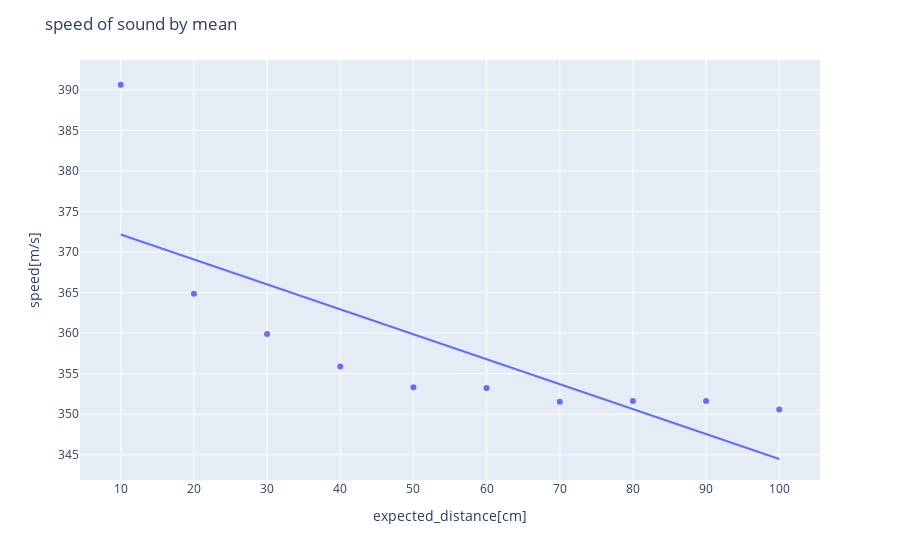

This figure's notebook cell:
### Code cell
#speed of sound by mean 
df_speed = df[['expected_distance[cm]', 'speed[m/s]']].groupby('expected_distance[cm]').mean()
#drop were expected_distance is 0.0
df_speed = df_speed.drop(index=0.0)
df_speed = df_speed.drop(index=1.0)
fig = px.scatter(df_speed, x=df_speed.index, y='speed[m/s]', trendline='ols')
fig.update_layout(title_text='speed of sound by mean')
#add more ticks in x axis
fig.update_xaxes(dtick=10)
fig.update_yaxes(dtick=5)
fig.show()

### Figure 1 — Plotly figure (JSON) as saved in the notebook; plotly's stock layout.template omitted (floating-point values rounded to 4 significant figures)
{"data": [{"hovertemplate": "expected_distance[cm]=%{x}<br>speed[m/s]=%{y}<extra></extra>", "legendgroup": "", "marker": {"color": "#636efa", "symbol": "circle"}, "mode": "markers", "name": "", "orientation": "v", "showlegend": false, "type": "scatter", "x": [10, 20, 30, 40, 50, 60, 70, 80, 90, 100], "xaxis": "x", "y": [390.6, 364.9, 359.9, 355.9, 353.3, 353.2, 351.5, 351.6, 351.6, 350.6], "yaxis": "y"}, {"hovertemplate": "<b>OLS trendline</b><br>speed[m/s] = -0.307433 * expected_distance[cm] + 375.226<br>R<sup>2</sup>=0.581728<br><br>expected_distance[cm]=%{x}<br>speed[m/s]=%{y} <b>(trend)</b><extra></extra>", "legendgroup": "", "marker": {"color": "#636efa", "symbol": "circle"}, "mode": "lines", "name": "", "showlegend": false, "type": "scatter", "x": [10, 20, 30, 40, 50, 60, 70, 80, 90, 100], "xaxis": "x", "y": [372.2, 369.1, 366.0, 362.9, 359.9, 356.8, 353.7, 350.6, 347.6, 344.5], "yaxis": "y"}], "layout": {"legend": {"tracegroupgap": 0}, "margin": {"t": 60}, "title": {"text": "speed of sound by mean"}, "xaxis": {"anchor": "y", "domain": [0, 1], "dtick": 10, "title": {"text": "expected_distance[cm]"}}, "yaxis": {"anchor": "x", "domain": [0, 1], "dtick": 5, "title": {"text": "speed[m/s]"}}}}
